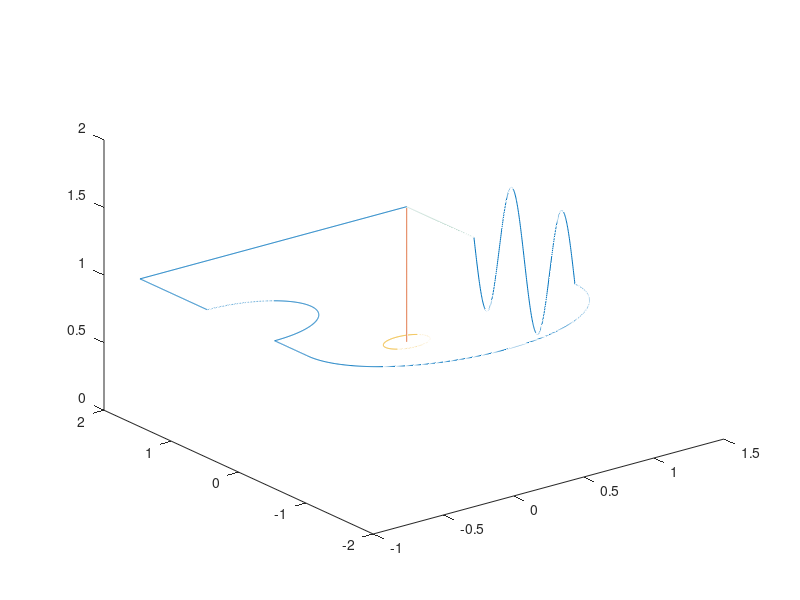

MATLAB code for this plot: (Note: this script raises an error after producing the figure.)
clear
set(findall(gcf,'-property','FontSize'),'FontSize',13)
set(findall(gcf,'-property','Font'),'Font','Roman')
exportFigures = false;

areaWidth = 2.05; %Width of the flight area
areaHeight = 3.45; %Height of the flight area
courseWidth = .15; %Buffer around route
courseStdHeight = 1; %standard height at which the drone will complete the course
ppRoute = 400; %Points per route segment
startHeight = 0; %Height at which the drone starts and stops its course route
courseScale = 1;

%Matrix definition
%x,y,z,yaw,hold time,checkpoint, ViconAvailable


%Defines the starting point
startPoint = [areaWidth/2 areaHeight/2 courseStdHeight];

%Defines the first set point
firstSetPoint = [startPoint(1)-(areaWidth-courseWidth) startPoint(2) courseStdHeight];
%Generates a number of points from the start point to the first set point
courseToFirstSetPoint = [linspace(startPoint(1),firstSetPoint(1),ppRoute); linspace(startPoint(2),firstSetPoint(2),ppRoute);linspace(startPoint(3),firstSetPoint(3),ppRoute)]';
%Yaw description
yaw1 = 270*ones(ppRoute,1);
%Adds checkpoints
checkPoints = zeros(ppRoute,1);
checkPoints(1) = 1;
checkPoints(ppRoute) = 1;
%StationKeeping [s]
holdTime = zeros(ppRoute,1);
holdTime(1) = 10;
%Vicon available
vicon = ones(ppRoute,1);
%Adds the first part of the course to the total course
totalCourse = [courseToFirstSetPoint yaw1 holdTime checkPoints vicon];

%Defines the second setpoint and generates route from the first to the
%second set point
secondSetPoint = [firstSetPoint(1) firstSetPoint(2)-1 courseStdHeight];
courseToSecondSetPoint = [linspace(firstSetPoint(1),secondSetPoint(1),ppRoute); linspace(firstSetPoint(2),secondSetPoint(2),ppRoute);linspace(firstSetPoint(3),secondSetPoint(3),ppRoute)]';
yaw2 = (yaw1(1)-90)*ones(ppRoute,1);
checkPoints = zeros(ppRoute,1);
checkPoints(1) = 0;
checkPoints(ppRoute) = 1;
holdTime = zeros(ppRoute,1);
totalCourse = [totalCourse; courseToSecondSetPoint yaw2 holdTime checkPoints vicon];

%Defines the first curve in the route, radius is .5 meters
obstacleRadius = .5;
thirdSetPoint = [secondSetPoint(1) secondSetPoint(2)-2*obstacleRadius courseStdHeight];
thirdSetPointPoints = linspace(0,pi,ppRoute);
courseToThirdSetPoint = [secondSetPoint(1)+sin(thirdSetPointPoints)*obstacleRadius; secondSetPoint(2)-obstacleRadius+cos(thirdSetPointPoints)*obstacleRadius; linspace(secondSetPoint(3),thirdSetPoint(3),length(thirdSetPointPoints))]';
yaw3 = yaw2;
totalCourse = [totalCourse; courseToThirdSetPoint yaw3 holdTime checkPoints vicon];

%Generates straight line from the first curve to the second curve
fourthSetPoint = [thirdSetPoint(1) thirdSetPoint(2)-.5 courseStdHeight];
courseToFourthSetPoint = [linspace(thirdSetPoint(1),fourthSetPoint(1),ppRoute); linspace(thirdSetPoint(2),fourthSetPoint(2),ppRoute);linspace(thirdSetPoint(3),fourthSetPoint(3),ppRoute)]';
yaw4 = yaw2;
totalCourse = [totalCourse; courseToFourthSetPoint yaw4 holdTime checkPoints vicon];

%Generates the big curve in the route
bigCurveRadius = abs((fourthSetPoint(1)-startPoint(1))/2);
fifthSetPoint = [fourthSetPoint(1)+2*bigCurveRadius fourthSetPoint(2) courseStdHeight];
fifthSetPointPoints = linspace(pi,2*pi,ppRoute);
courseToFifthSetPoint = [fifthSetPoint(1)-bigCurveRadius+cos(fifthSetPointPoints)*bigCurveRadius; fifthSetPoint(2)+sin(fifthSetPointPoints)*bigCurveRadius; linspace(fourthSetPoint(3),fifthSetPoint(3),length(fifthSetPointPoints))]';
yaw5 = mod(fifthSetPointPoints*180/pi-yaw4(ppRoute),360)';
totalCourse = [totalCourse; courseToFifthSetPoint yaw5 holdTime checkPoints vicon];

%Generates straight movement along the y-axis with oscillation in the
%z-axis
sixthSetPoint = [fifthSetPoint(1) fifthSetPoint(2)+1.5 fifthSetPoint(3)];
pointsForMovements = linspace(0,4*pi,ppRoute);
zMovement = sin(pointsForMovements)*.5+fifthSetPoint(3);
courseToSixthSetPoint = [linspace(fifthSetPoint(1),sixthSetPoint(1),ppRoute);linspace(fifthSetPoint(2),sixthSetPoint(2),ppRoute); zMovement]';
yaw6 = 90*ones(ppRoute,1);
totalCourse = [totalCourse; courseToSixthSetPoint yaw6 holdTime checkPoints vicon];

%Generates route from the end of the oscillations back to the start point
endSetPoint = startPoint;
courseToEndSetPoint = [linspace(sixthSetPoint(1),endSetPoint(1),ppRoute); linspace(sixthSetPoint(2),endSetPoint(2),ppRoute);linspace(sixthSetPoint(3),endSetPoint(3),ppRoute)]';
yaw7 = yaw6;
vicon = zeros(ppRoute,1);
totalCourse = [totalCourse; courseToEndSetPoint yaw7 holdTime checkPoints vicon];


totalCourse = [totalCourse(:,1)*courseScale totalCourse(:,2)*courseScale totalCourse(:,3) totalCourse(:,4) totalCourse(:,5) totalCourse(:,6) totalCourse(:,7)];

%Draws points from start to end 
launchLanding = linspace(startHeight,startPoint(3),ppRoute);
courseToStartPoint = [linspace(startPoint(1)*courseScale,startPoint(1)*courseScale,ppRoute);linspace(startPoint(2)*courseScale,startPoint(2)*courseScale,ppRoute);launchLanding]';


%Draws takeoff/landing zone
aPoints = linspace(0,2*pi,ppRoute);
circumference = [cos(aPoints)*courseWidth+startPoint(1)*courseScale; sin(aPoints)*courseWidth+startPoint(2)*courseScale; ones(1,length(aPoints))*startHeight]';



%Plots the 3d-plot
figure(1)
plot3(totalCourse(:,1),totalCourse(:,2),totalCourse(:,3))
hold on
plot3(courseToStartPoint(:,1),courseToStartPoint(:,2),courseToStartPoint(:,3));
plot3(circumference(:,1),circumference(:,2),circumference(:,3));
%Linie for no vicon data
% Convert color code to 1-by-3 RGB array (0~1 each)
str = '#77AC30';
color = sscanf(str(2:end),'%2x%2x%2x',[1 3])/255;
plot3(totalCourse(2400:end,1),totalCourse(2400:end,2),totalCourse(2400:end,3),'Color',color)
xlimit =[-2.1 0.2];
ylimit =[-3.5 0.05];


%Draws arrow
p1 = [(startPoint(1)-.5)*courseScale (startPoint(2)+.25)*courseScale startPoint(3)];
p2 = [-1 0 0];
mArrow3(p1,p1+p2*courseScale);


legend('Course','Takeoff/Landing','Takeoff/Landing Site','No Vicon data','Location','best');
%legend('boxoff')
hold off

axis equal
grid on
view(-45,15)

x0=0;
y0=0;
plotwidth=600;
height=300;
set(gcf,'position',[x0,y0,plotwidth,height])

if exportFigures == true
    exportgraphics(gcf,'courseToFollow.pdf','ContentType','vector')
end


%Plots the 2d-plot
figure(2)
plot(totalCourse(:,1),totalCourse(:,2))
hold on
plot(circumference(:,1),circumference(:,2))
plot(totalCourse(2400:end,1),totalCourse(2400:end,2),'Color',color)
xlabel('x-axis [m]');
ylabel('y-axis [m]');
zlabel('z-axis [m]');
legend('Course','Takeoff/Landing Site','No Vicon data','Location','south east');
axis equal
grid on
x0=0;
y0=0;
plotwidth=600;
height=300;
set(gcf,'position',[x0,y0,plotwidth,height])
hold off

if exportFigures == true
   exportgraphics(gcf,'courseToFollowAbove.pdf','ContentType','vector')
end

figure(3)
%draws the line segments in different colors
C = {'r'; 'g'; 'b';'c';'m';'y';'k'}; 
plot(totalCourse(1:ppRoute,1),totalCourse(1:ppRoute,2))
hold on 
for i = 2:7
   x = totalCourse((i-1)*ppRoute:ppRoute*i,1);
   y = totalCourse((i-1)*ppRoute:ppRoute*i,2);
   plot(x, y) 
end
hold off
axis equal
legend('line segment 1','line segment 2','line segment 3','line segment 4','line segment 5','line segment 6','line segment 7')
grid on 

xlabel('x-axis [m]');
ylabel('y-axis [m]');
x0=0;
y0=0;
plotwidth=600;
height=300;
set(gcf,'position',[x0,y0,plotwidth,height])

xlim([-1.5 2.5]);
ylim([-1 2]);

%Writes route description to a csv-file
writematrix(totalCourse,'courseDescriptionHD.csv');

figure(4)
plot(linspace(1,length(totalCourse), length(totalCourse)), totalCourse(:,4))
